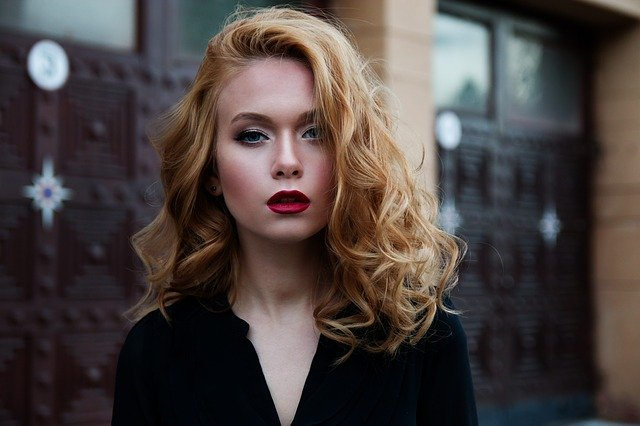
#> input picture Ressources/OpenCv/image0.jpg, 640 x 426 px
$ jupyter execute --allow-errors IA-Fun-OpenCV.ipynb
#> lines starting #> are read from the running program, lines starting #| are printed output that depends on the picture; after the words box and inside, x2 and y2 are one past the last pixel; in counts of white or black regions, pixels touching at a corner belong together
[cell 1]
import cv2
import sys
from matplotlib import pyplot as plt

imagePath = r'./Ressources/OpenCv/image0.jpg'
dirCascadeFiles = r'./opencvLib/data/haarcascades_cuda/'
cascadefile = dirCascadeFiles + "haarcascade_frontalface_default.xml"
classCascade = cv2.CascadeClassifier(cascadefile)
image = cv2.imread(imagePath)
#> image is the input picture: shape (426, 640, 3); mean B, G, R 63.3, 65.5, 74.4
plt.imshow(image)

[cell 2]
import cv2
import sys
from matplotlib import pyplot as plt

imagePath = r'./Ressources/OpenCv/image0.jpg'
dirCascadeFiles = r'./opencvLib/data/haarcascades_cuda/'
cascadefile = dirCascadeFiles + "haarcascade_frontalface_default.xml"
classCascade = cv2.CascadeClassifier(cascadefile)
image = cv2.imread(imagePath)
gray = cv2.cvtColor(image, cv2.COLOR_BGR2GRAY)
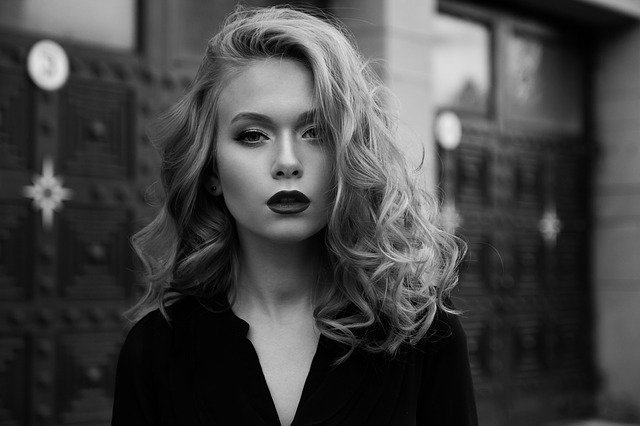
#> gray: shape (426, 640); min 0, max 235, mean 67.9
plt.imshow(gray)

[cell 3]
import cv2
import sys
from matplotlib import pyplot as plt

imagePath = r'./Ressources/OpenCv/image0.jpg'
dirCascadeFiles = r'./opencvLib/data/haarcascades_cuda/'
cascadefile = dirCascadeFiles + "haarcascade_frontalface_default.xml"
classCascade = cv2.CascadeClassifier(cascadefile)
image = cv2.imread(imagePath)
gray = cv2.cvtColor(image, cv2.COLOR_BGR2GRAY)
#> (the rest of this cell did not finish here and is left out)

[cell 4]
import cv2
import sys
from matplotlib import pyplot as plt

imagePath = r'./Ressources/OpenCv/image0.jpg'
dirCascadeFiles = r'./opencvLib/data/haarcascades_cuda/'
cascadefile = dirCascadeFiles + "haarcascade_frontalface_alt.xml"
classCascade = cv2.CascadeClassifier(cascadefile)
image = cv2.imread(imagePath)
gray = cv2.cvtColor(image, cv2.COLOR_BGR2GRAY)
#> (the rest of this cell did not finish here and is left out)

[cell 5]
import cv2
import sys
from matplotlib import pyplot as plt

imagePath = r'./Ressources/OpenCv/image0.jpg'
dirCascadeFiles = r'./opencvLib/data/haarcascades_cuda/'
cascadefile = dirCascadeFiles + "haarcascade_frontalface_alt.xml"
classCascade = cv2.CascadeClassifier(cascadefile)
image = cv2.imread(imagePath)
gray = cv2.cvtColor(image, cv2.COLOR_BGR2GRAY)
#> (the rest of this cell did not finish here and is left out)

[cell 6]
import cv2
import sys
from matplotlib import pyplot as plt

imagePath = r'./Ressources/OpenCv/image0.jpg'
dirCascadeFiles = r'./opencvLib/data/haarcascades_cuda/'
cascadefile = dirCascadeFiles + "haarcascade_frontalface_alt.xml"
classCascade = cv2.CascadeClassifier(cascadefile)
image = cv2.imread(imagePath)
gray = cv2.cvtColor(image, cv2.COLOR_BGR2GRAY)
#> (the rest of this cell did not finish here and is left out)

[cell 7]
import cv2
import sys
from matplotlib import pyplot as plt

imagePath = r'./Ressources/OpenCv/image3.jpg'
dirCascadeFiles = r'./opencvLib/data/haarcascades_cuda/'

image = cv2.imread(imagePath)
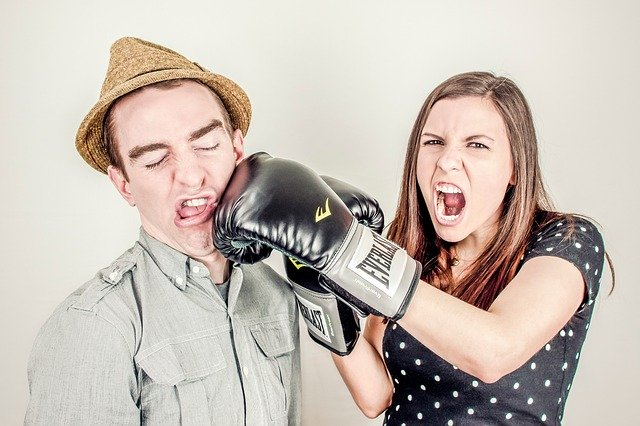
#> input picture Ressources/OpenCv/image3.jpg, 640 x 426 px
#> image is the input picture: shape (426, 640, 3); mean B, G, R 179.5, 188.4, 199
gray = cv2.cvtColor(image, cv2.COLOR_BGR2GRAY)
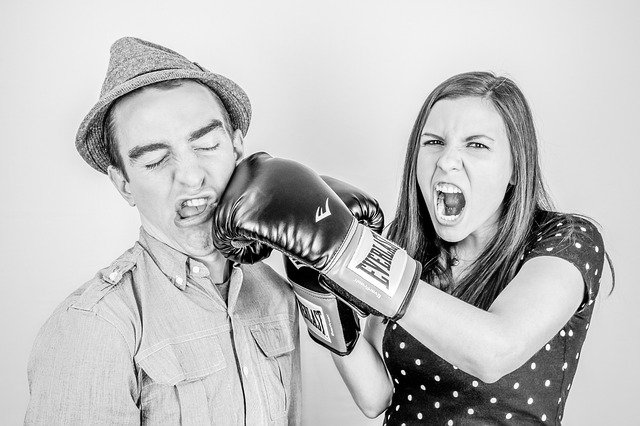
#> gray: shape (426, 640); min 0, max 255, mean 190.6
cascadefile = dirCascadeFiles + "haarcascade_frontalface_default.xml"
classCascade = cv2.CascadeClassifier(cascadefile)
faces = classCascade.detectMultiScale(
    gray,
    scaleFactor= 1.1,
    minNeighbors= 5,
    minSize= (30, 30),
    flags= cv2.CASCADE_SCALE_IMAGE
)
#> faces = [[396, 101, 124, 124], [101, 88, 154, 154]]
print("il y a {0} visages".format(len(faces)))
#| il y a 2 visages
for (x, y, w, h) in faces:
    cv2.rectangle(image, (x, y), (x+w, y+h), (0, 255, 0), 2)
#> this loop made 2 passes
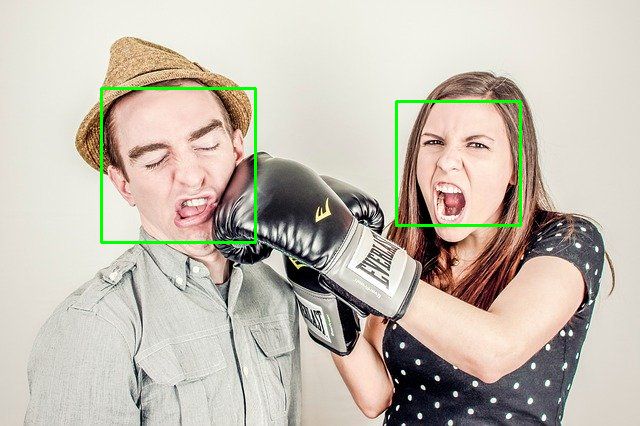
#> image: shape (426, 640, 3); 1.22% of pixels changed, all inside (x1, y1, x2, y2) = (100, 87, 522, 244)

for i in range(len(faces)):
    print("Cadre du visage n°{0} -----> {1}".format(i, faces[i]))
#> this loop made 2 passes
#| Cadre du visage n°0 -----> [396 101 124 124]
#| Cadre du visage n°1 -----> [101  88 154 154]
plt.imshow(image)

[cell 8]
import cv2
import sys
from matplotlib import pyplot as plt

imagePath = r'./Ressources/OpenCv/image3.jpg'
dirCascadeFiles = r'./opencvLib/data/haarcascades_cuda/'

image = cv2.imread(imagePath)
gray = cv2.cvtColor(image, cv2.COLOR_BGR2GRAY)
cascadefile = dirCascadeFiles + "haarcascade_frontalface_default.xml"
classCascade = cv2.CascadeClassifier(cascadefile)
faces = classCascade.detectMultiScale(
    gray,
    scaleFactor= 1.1,
    minNeighbors= 5,
    minSize= (30, 30),
    flags= cv2.CASCADE_SCALE_IMAGE
)
print("il y a {0} visages".format(len(faces)))
#| il y a 2 visages
for (x, y, w, h) in faces:
    cv2.rectangle(image, (x, y), (x+w, y+h), (0, 255, 0), 2)

for i in range(len(faces)):
    print("Cadre du visage n°{0} -----> {1}".format(i, faces[i]))

for i in range(len(faces)):
    plt.subplot(1,2,i+1)
    plt.imshow(image[faces[i][1]:faces[i][1]+faces[i][3], faces[i][0]:faces[i][0]+faces[i][2]])
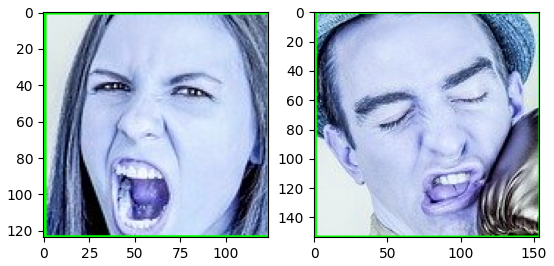
#> figure drawn by matplotlib, 2 panels
